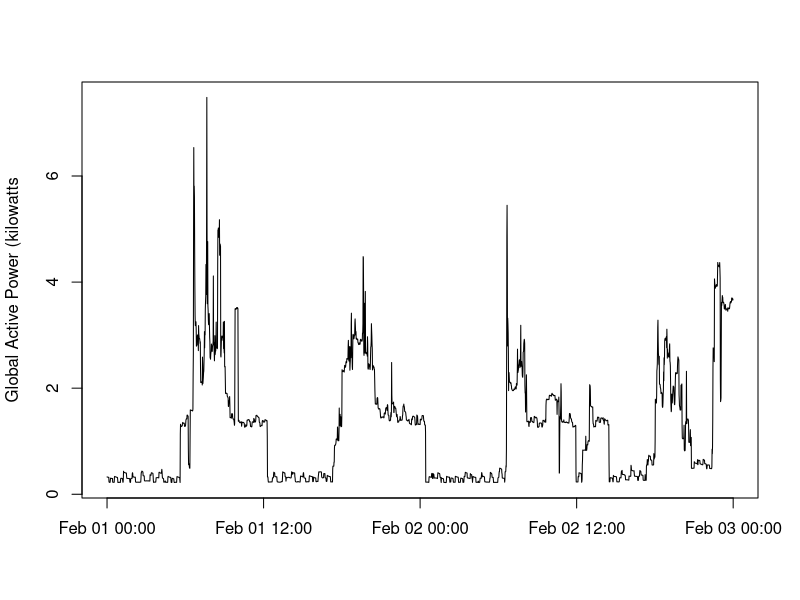

Write R code to recreate this figure.
setwd("~/Desktop/Coursera4/WEEK 1/Project")
dat <- read.csv("data.csv")
head(dat)
dat$Date <- strptime(dat$Date, "%Y-%m-%d %H:%M:%S")
png(file = "plot2.png", width = 480, height = 480)
plot(dat$Date, dat$Global_active_power,type = "l", xlab = "", 
     ylab = "Global Active Power (kilowatts")
dev.off()


